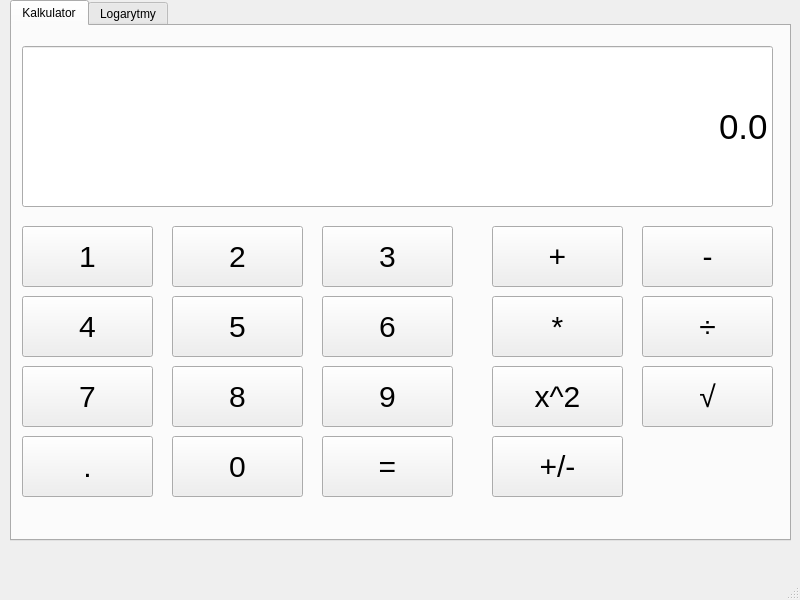
<?xml version="1.0" encoding="UTF-8"?>
<ui version="4.0">
 <class>Kalkulator</class>
 <widget class="QMainWindow" name="Kalkulator">
  <property name="geometry">
   <rect>
    <x>0</x>
    <y>0</y>
    <width>800</width>
    <height>600</height>
   </rect>
  </property>
  <property name="windowTitle">
   <string>Kalkulator</string>
  </property>
  <widget class="QWidget" name="centralwidget">
   <widget class="QTabWidget" name="tabWidget">
    <property name="geometry">
     <rect>
      <x>10</x>
      <y>0</y>
      <width>781</width>
      <height>541</height>
     </rect>
    </property>
    <property name="styleSheet">
     <string notr="true">QPushButton {
font-size: 30px;
}</string>
    </property>
    <property name="currentIndex">
     <number>0</number>
    </property>
    <widget class="QWidget" name="tab">
     <attribute name="title">
      <string>Kalkulator</string>
     </attribute>
     <widget class="QLineEdit" name="lineEdit">
      <property name="geometry">
       <rect>
        <x>10</x>
        <y>20</y>
        <width>751</width>
        <height>161</height>
       </rect>
      </property>
      <property name="styleSheet">
       <string notr="true">QLineEdit {
font-size: 35px;
}</string>
      </property>
      <property name="text">
       <string>0.0</string>
      </property>
      <property name="alignment">
       <set>Qt::AlignRight|Qt::AlignTrailing|Qt::AlignVCenter</set>
      </property>
     </widget>
     <widget class="QPushButton" name="przycisk_1">
      <property name="geometry">
       <rect>
        <x>10</x>
        <y>200</y>
        <width>131</width>
        <height>61</height>
       </rect>
      </property>
      <property name="styleSheet">
       <string notr="true">QPushButton {
font-size: 30px;
}</string>
      </property>
      <property name="text">
       <string>1</string>
      </property>
     </widget>
     <widget class="QPushButton" name="przycisk_2">
      <property name="geometry">
       <rect>
        <x>160</x>
        <y>200</y>
        <width>131</width>
        <height>61</height>
       </rect>
      </property>
      <property name="styleSheet">
       <string notr="true">QPushButton {
font-size: 30px;
}</string>
      </property>
      <property name="text">
       <string>2</string>
      </property>
     </widget>
     <widget class="QPushButton" name="przycisk_3">
      <property name="geometry">
       <rect>
        <x>310</x>
        <y>200</y>
        <width>131</width>
        <height>61</height>
       </rect>
      </property>
      <property name="styleSheet">
       <string notr="true">QPushButton {
font-size: 30px;
}</string>
      </property>
      <property name="text">
       <string>3</string>
      </property>
     </widget>
     <widget class="QPushButton" name="przycisk_dodawanie">
      <property name="geometry">
       <rect>
        <x>480</x>
        <y>200</y>
        <width>131</width>
        <height>61</height>
       </rect>
      </property>
      <property name="styleSheet">
       <string notr="true">QPushButton {
font-size: 30px;
}</string>
      </property>
      <property name="text">
       <string>+</string>
      </property>
     </widget>
     <widget class="QPushButton" name="przycisk_odejmowanie">
      <property name="geometry">
       <rect>
        <x>630</x>
        <y>200</y>
        <width>131</width>
        <height>61</height>
       </rect>
      </property>
      <property name="styleSheet">
       <string notr="true">QPushButton {
font-size: 30px;
}</string>
      </property>
      <property name="text">
       <string>-</string>
      </property>
     </widget>
     <widget class="QPushButton" name="przycisk_mnozenie">
      <property name="geometry">
       <rect>
        <x>480</x>
        <y>270</y>
        <width>131</width>
        <height>61</height>
       </rect>
      </property>
      <property name="styleSheet">
       <string notr="true">QPushButton {
font-size: 30px;
}</string>
      </property>
      <property name="text">
       <string>*</string>
      </property>
     </widget>
     <widget class="QPushButton" name="przycisk_dzielenie">
      <property name="geometry">
       <rect>
        <x>630</x>
        <y>270</y>
        <width>131</width>
        <height>61</height>
       </rect>
      </property>
      <property name="styleSheet">
       <string notr="true">QPushButton {
font-size: 30px;
}</string>
      </property>
      <property name="text">
       <string>÷</string>
      </property>
     </widget>
     <widget class="QPushButton" name="przycisk_6">
      <property name="geometry">
       <rect>
        <x>310</x>
        <y>270</y>
        <width>131</width>
        <height>61</height>
       </rect>
      </property>
      <property name="styleSheet">
       <string notr="true">QPushButton {
font-size: 30px;
}</string>
      </property>
      <property name="text">
       <string>6</string>
      </property>
     </widget>
     <widget class="QPushButton" name="przycisk_5">
      <property name="geometry">
       <rect>
        <x>160</x>
        <y>270</y>
        <width>131</width>
        <height>61</height>
       </rect>
      </property>
      <property name="styleSheet">
       <string notr="true">QPushButton {
font-size: 30px;
}</string>
      </property>
      <property name="text">
       <string>5</string>
      </property>
     </widget>
     <widget class="QPushButton" name="przycisk_4">
      <property name="geometry">
       <rect>
        <x>10</x>
        <y>270</y>
        <width>131</width>
        <height>61</height>
       </rect>
      </property>
      <property name="styleSheet">
       <string notr="true">QPushButton {
font-size: 30px;
}</string>
      </property>
      <property name="text">
       <string>4</string>
      </property>
     </widget>
     <widget class="QPushButton" name="przycisk_9">
      <property name="geometry">
       <rect>
        <x>310</x>
        <y>340</y>
        <width>131</width>
        <height>61</height>
       </rect>
      </property>
      <property name="styleSheet">
       <string notr="true">QPushButton {
font-size: 30px;
}</string>
      </property>
      <property name="text">
       <string>9</string>
      </property>
     </widget>
     <widget class="QPushButton" name="przycisk_8">
      <property name="geometry">
       <rect>
        <x>160</x>
        <y>340</y>
        <width>131</width>
        <height>61</height>
       </rect>
      </property>
      <property name="styleSheet">
       <string notr="true">QPushButton {
font-size: 30px;
}</string>
      </property>
      <property name="text">
       <string>8</string>
      </property>
     </widget>
     <widget class="QPushButton" name="przycisk_7">
      <property name="geometry">
       <rect>
        <x>10</x>
        <y>340</y>
        <width>131</width>
        <height>61</height>
       </rect>
      </property>
      <property name="styleSheet">
       <string notr="true">QPushButton {
font-size: 30px;
}</string>
      </property>
      <property name="text">
       <string>7</string>
      </property>
     </widget>
     <widget class="QPushButton" name="przycisk_rownania">
      <property name="geometry">
       <rect>
        <x>310</x>
        <y>410</y>
        <width>131</width>
        <height>61</height>
       </rect>
      </property>
      <property name="styleSheet">
       <string notr="true">QPushButton {
font-size: 30px;
}</string>
      </property>
      <property name="text">
       <string>=</string>
      </property>
     </widget>
     <widget class="QPushButton" name="przycisk_0">
      <property name="geometry">
       <rect>
        <x>160</x>
        <y>410</y>
        <width>131</width>
        <height>61</height>
       </rect>
      </property>
      <property name="styleSheet">
       <string notr="true">QPushButton {
font-size: 30px;
}</string>
      </property>
      <property name="text">
       <string>0</string>
      </property>
     </widget>
     <widget class="QPushButton" name="przycisk_kropka">
      <property name="geometry">
       <rect>
        <x>10</x>
        <y>410</y>
        <width>131</width>
        <height>61</height>
       </rect>
      </property>
      <property name="styleSheet">
       <string notr="true">QPushButton {
font-size: 30px;
}</string>
      </property>
      <property name="text">
       <string>.</string>
      </property>
     </widget>
     <widget class="QPushButton" name="przycisk_pierwiastek">
      <property name="geometry">
       <rect>
        <x>630</x>
        <y>340</y>
        <width>131</width>
        <height>61</height>
       </rect>
      </property>
      <property name="styleSheet">
       <string notr="true">QPushButton {
font-size: 30px;
}</string>
      </property>
      <property name="text">
       <string>√</string>
      </property>
     </widget>
     <widget class="QPushButton" name="przycisk_potega">
      <property name="geometry">
       <rect>
        <x>480</x>
        <y>340</y>
        <width>131</width>
        <height>61</height>
       </rect>
      </property>
      <property name="styleSheet">
       <string notr="true">QPushButton {
font-size: 30px;
}</string>
      </property>
      <property name="text">
       <string>x^2</string>
      </property>
     </widget>
     <widget class="QPushButton" name="przycisk_plus_czy_minus">
      <property name="geometry">
       <rect>
        <x>480</x>
        <y>410</y>
        <width>131</width>
        <height>61</height>
       </rect>
      </property>
      <property name="styleSheet">
       <string notr="true">QPushButton {
font-size: 30px;
}</string>
      </property>
      <property name="text">
       <string>+/-</string>
      </property>
     </widget>
    </widget>
    <widget class="QWidget" name="tab_2">
     <attribute name="title">
      <string>Logarytmy</string>
     </attribute>
    </widget>
   </widget>
  </widget>
  <widget class="QMenuBar" name="menubar">
   <property name="geometry">
    <rect>
     <x>0</x>
     <y>0</y>
     <width>800</width>
     <height>26</height>
    </rect>
   </property>
  </widget>
  <widget class="QStatusBar" name="statusbar"/>
 </widget>
 <resources/>
 <connections/>
</ui>
